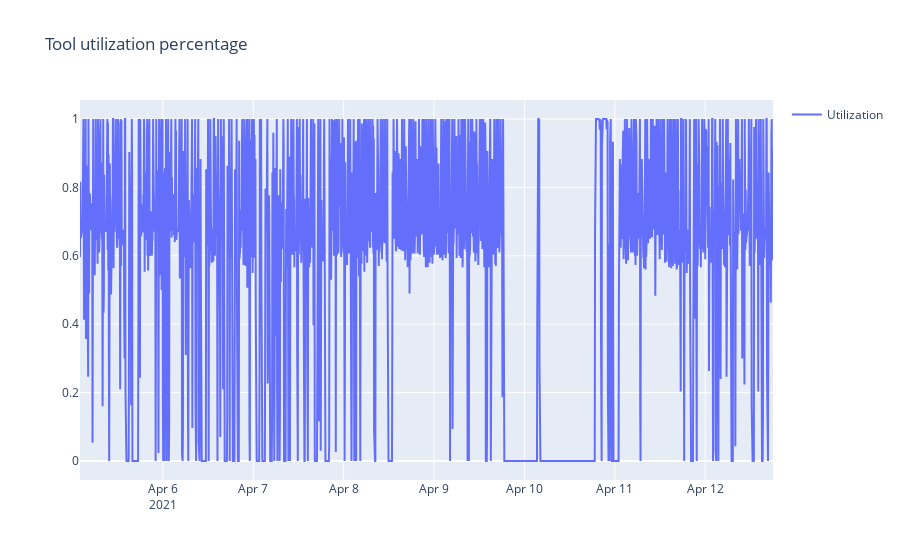

The code cell stored with this chart in its notebook:
### Code cell
fig = go.Figure()
fig.add_trace(go.Scatter(x=vis1_df.index, y=vis1_df['IN_PROCESS'], name='Utilization'))
fig.update_layout(showlegend=True, title='Tool utilization percentage')
fig.show()

### Figure 1 — Plotly figure (JSON) as saved in the notebook; plotly's stock layout.template omitted (floating-point values rounded to 4 significant figures; data arrays with more than 128 entries replaced by an {"elided": "..."} marker saying what was removed)
{"data": [{"name": "Utilization", "type": "scatter", "x": {"elided": "2209 str values"}, "y": {"elided": "2209 float values"}}], "layout": {"showlegend": true, "title": {"text": "Tool utilization percentage"}}}
